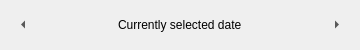
<ui version="4.0" >
 <class>DayNavigatorWidget</class>
 <widget class="QWidget" name="DayNavigatorWidget" >
  <property name="geometry" >
   <rect>
    <x>0</x>
    <y>0</y>
    <width>360</width>
    <height>50</height>
   </rect>
  </property>
  <property name="windowTitle" >
   <string>Form</string>
  </property>
  <layout class="QGridLayout" name="gridLayout" >
   <item row="0" column="0" >
    <layout class="QHBoxLayout" name="horizontalLayout" >
     <item>
      <widget class="QToolButton" name="prevDayButton" >
       <property name="text" >
        <string>...</string>
       </property>
       <property name="autoRaise" >
        <bool>true</bool>
       </property>
       <property name="arrowType" >
        <enum>Qt::LeftArrow</enum>
       </property>
      </widget>
     </item>
     <item>
      <spacer name="horizontalSpacer" >
       <property name="orientation" >
        <enum>Qt::Horizontal</enum>
       </property>
       <property name="sizeHint" stdset="0" >
        <size>
         <width>40</width>
         <height>20</height>
        </size>
       </property>
      </spacer>
     </item>
     <item>
      <widget class="QLabel" name="currentDateLabel" >
       <property name="text" >
        <string>Currently selected date</string>
       </property>
      </widget>
     </item>
     <item>
      <spacer name="horizontalSpacer_2" >
       <property name="orientation" >
        <enum>Qt::Horizontal</enum>
       </property>
       <property name="sizeHint" stdset="0" >
        <size>
         <width>40</width>
         <height>20</height>
        </size>
       </property>
      </spacer>
     </item>
     <item>
      <widget class="QToolButton" name="nextDayButton" >
       <property name="text" >
        <string>...</string>
       </property>
       <property name="autoRaise" >
        <bool>true</bool>
       </property>
       <property name="arrowType" >
        <enum>Qt::RightArrow</enum>
       </property>
      </widget>
     </item>
    </layout>
   </item>
  </layout>
 </widget>
 <resources/>
 <connections/>
 <slots>
  <slot>prevDayButtonClicked()</slot>
  <slot>nextDayButtonClicked()</slot>
 </slots>
</ui>
